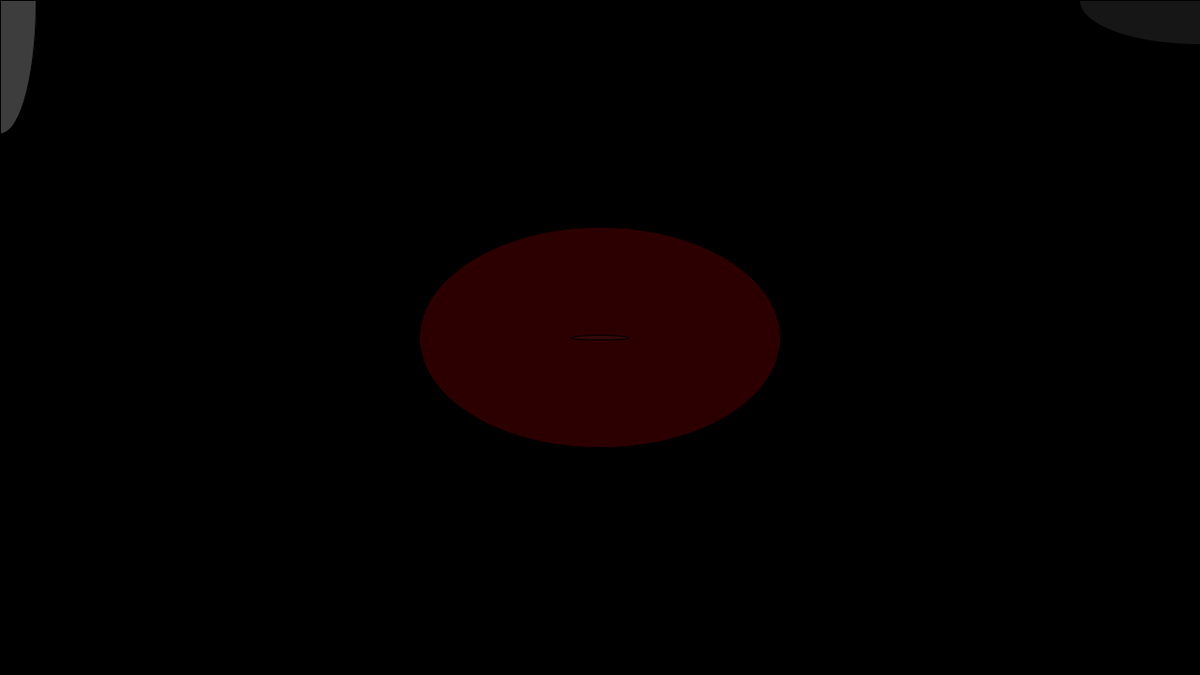
Frame 1 (no input)
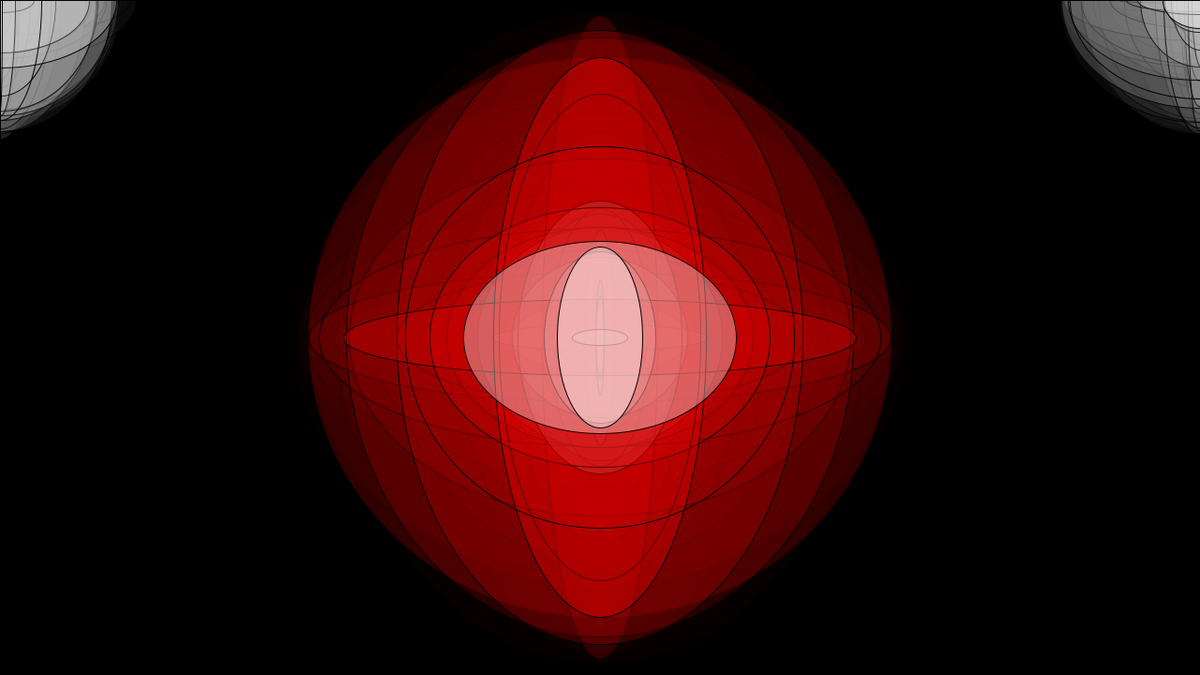
Frame 60 (the mouse pressed at the canvas centre just before this capture)
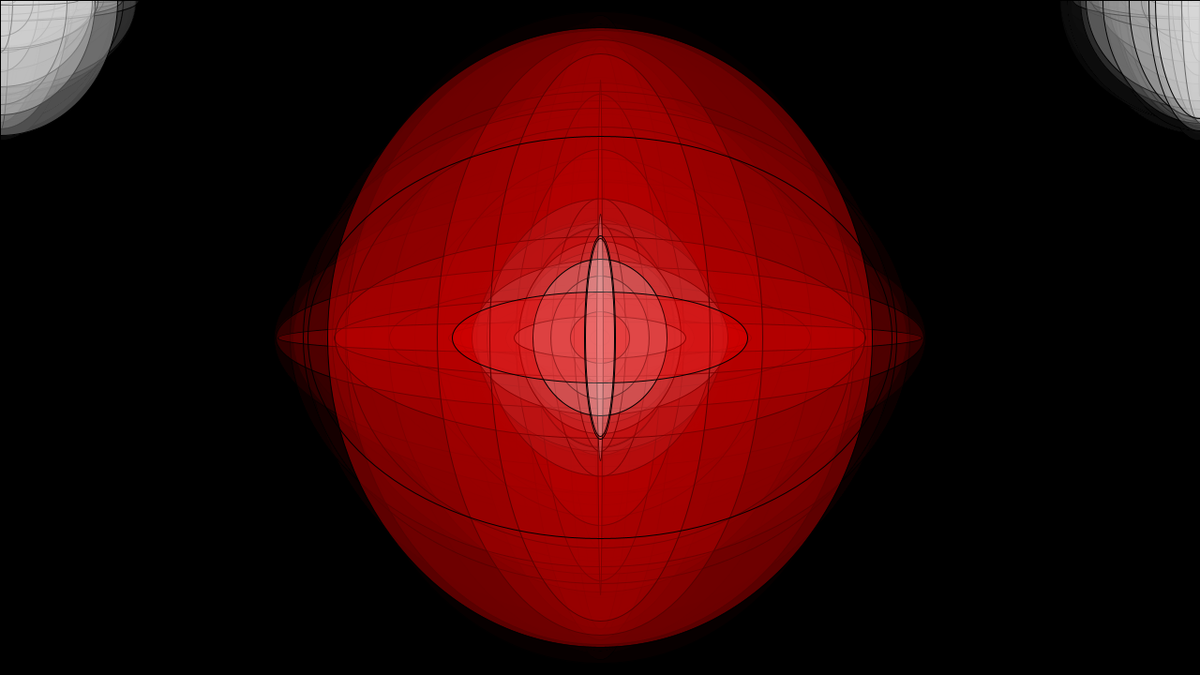
Frame 120 (the mouse held since frame 60 and released just before this capture)

The Processing sketch that drew these frames (run headless with seeded random() and noise(); from frame 60 on, the mouse is pressed at the canvas centre):

// Processing sketch: RED_RANDOM
// ── RED_RANDOM.pde
void setup (){
  size (1280, 720);
  background(0);
}

void draw (){
   

  
  
  fill(255,255,255, random(100));
ellipse(0,0, random(300), random(300));

fill(255,255,255, random(100));
ellipse(1280,0, random(300), random(300));



  
  fill(0,10);
  rect(0,0, width, height);

translate(width/2, height/2);

fill(255,0,0, random(100));
ellipse(0,0, random(700), random(700));

fill(255,255,255, random(100));
ellipse(0,0, random(300), random(300));





}
